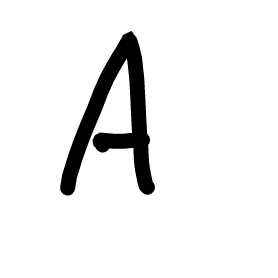
#> input picture dataset_300/A/A_343.png, 278 x 278 px; its folder holds only this picture in this run
$ python app.py
#> lines starting #> are read from the running program, lines starting #| are printed output that depends on the picture
import json

import numpy as np
import sys

from PIL import Image
from os import listdir
from os.path import isfile, join

# W1 = json.load(open("weights.json", "r"))['W1']
# W1 = np.array(W1)
# # W2 = json.load(open("weights.json", "r"))['W2']
# W2 = np.array(W2)
W1 = np.random.randint(0, 10, (20, 400)) / 10
for w in W1:
    for w1 in w:
        if w1 == 0:
            w1 = 0.5
W2 = np.random.randint(0, 10, (26, 20)) / 10
for w in W2:
    for w1 in w:
        if w1 == 0:
            w1 = 0.5
N = 0

def f_activation(x):
    return 1 / (1 + np.exp(-x))


def der_f_activation(x):
    return f_activation(x) * (1 - f_activation(x))


def go_forward(inp):
    s = np.dot(W1, inp)
    out = np.array([f_activation(x) for x in s])

    s = np.dot(W2, out)
    y = f_activation(s)
    # print(y.shape)
    # print(out.shape)
    return y, out


def train(epoch, true):
    global W1, W2
    lmbd = 0.01
    N = 450000
    count = len(epoch)
    i = 0
    for i in range(N):
        index = np.random.randint(0, count)
        if i % 1000 == 0:
            print(i)
        x = epoch[index]
        x_true = true[index]
        y, out = go_forward(x)
        e = y - x_true
        delta = e * der_f_activation(y)
        for j in range(W2.shape[0]):
            W2[j] -= lmbd * delta[j] * out

        for j in range(W1.shape[0]):
            sigma = sum(W2[:, j] * delta)
            delta2 = sigma * der_f_activation(out[j])
            W1[j] -= lmbd * delta2 * np.array(x)


if __name__ == '__main__':
    epoch = []
    true_output = []
    directories = ['dataset_300/' + chr(i) + '/' for i in range(65, 91)]
    for dir in directories:
        print(dir)
        files = [f for f in listdir(dir) if isfile(join(dir, f))]
        N += len(files)
        i = 0
        for file in files:
            if i % 50 == 0:
                print(f'{i}/{len(files)}')
            image = Image.open(f'{dir}{file}').resize((20, 20))
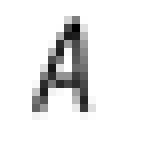
#> image: PIL image 20x20 RGBA (shown 8 times larger); mean R, G, B, A 0, 0, 0, 18.6; transparent parts drawn white
            image_array = np.asarray(image).tolist()
#> image_array = 20 items


            res = []
            for x in image_array:
                res.extend(x if isinstance(x, list) else [x])
#> this loop made 20 passes
#> after the loop, res = 400 items, first 6: [0, 0, 0, 0], [0, 0, 0, 0], [0, 0, 0, 0], [0, 0, 0, 0], [0, 0, 0, 0], [0, 0, 0, 0]
            res1 = []
            for x in res:
                res1.append(0 if x == [0, 0, 0, 0] else 1)
#> this loop made 400 passes
#> after the loop, res1 = 400 values, max 1 at index 48, min 0 at index 0, mean 0.158


            epoch.append(res1)
            # true_output.append((ord(dir[len(dir) - 2]) - 65) / 25)
            # true_output.append(ord(dir[len(dir) - 2]) / 100)
            true_output.append(np.zeros((26, ), dtype=float))
            true_output[-1][ord(dir[len(dir) - 2]) - 65] = 1.
            i += 1
#> pass 2 of the loop `for dir in directories:`:
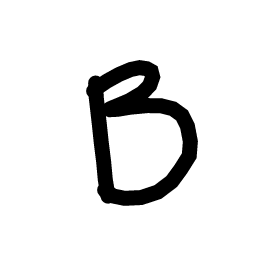
#> input picture dataset_300/B/B_150.png, 278 x 278 px
#> `image = Image.open(f'{dir}{file}').resize((20, 20))`:
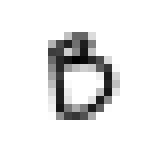
#> image: PIL image 20x20 RGBA (shown 8 times larger); mean R, G, B, A 0, 0, 0, 22.2; transparent parts drawn white
#> the loop `for x in image_array:` made 20 passes
#> after the loop `for x in res:`: res1 = 400 values, max 1 at index 88, min 0 at index 0, mean 0.175
#> (the run stopped early here; a loop or call above may not have finished)
